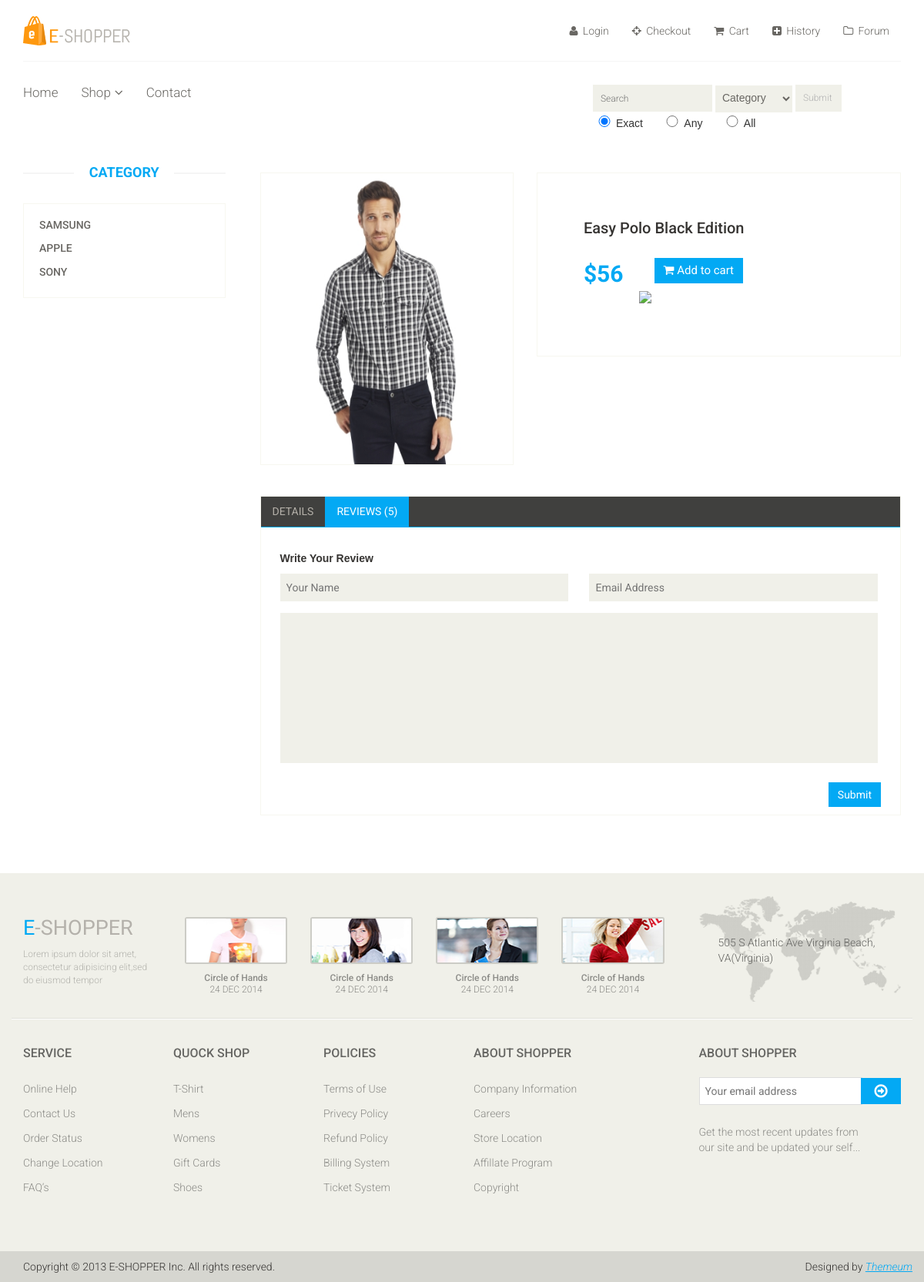
Page /product-details.php?index=1 on the committed database.
### tables this page shows
CREATE TABLE IF NOT EXISTS `category` (
  `ID` int(11) NOT NULL,
  `Name` varchar(15) NOT NULL
);

CREATE TABLE IF NOT EXISTS `item` (
  `ID` int(11) NOT NULL,
  `Name` varchar(45) DEFAULT NULL,
  `price` int(11) DEFAULT NULL,
  `image` varchar(100) DEFAULT NULL,
  `category` text NOT NULL,
  `Detail` varchar(1000) NOT NULL
);

### product-details.php (the view, shortened to what this page needs)
<?php
   include("header.php");
?>
<body>
	<section>
		<div class='container'>
			<div class='row'>
				<?php
                    include("sidebar.php");
                ?>
				<div class='col-sm-9 padding-right'>
					<div class='product-details'>
						<?php
							$i = $_REQUEST["index"];
							$sel=mysql_query("select * from item where ID = '$i'");
							$image = mysql_result($sel,0,"image");
							$name = mysql_result($sel,0,"Name");
							$price = mysql_result($sel,0,"price");
							$detail = mysql_result($sel,0,"Detail");
							echo("
							<div class='col-sm-5'>
								<div class='view-product'>
									<img src='$image' alt='' />
								</div>
							</div>
							<div class='col-sm-7'>
								<div id ='d1' class='product-information'>
									<h2>$name</h2>
									<span>
										<span>$$price</span>
										<button id='btaddtocart'  type='button' onclick='addtocart();' class='btn btn-fefault cart'>
											<i class='fa fa-shopping-cart'></i>
											Add to cart
										</button><br>
										<a target=\"_blank\" href=\"https://www.nganluong.vn/button_payment.php?receiver=(Email chính tài khoản nhận tiền)&product_name=(Mã đơn đặt hàng)&price=(Tổng giá trị)&return_url=(URL thanh toán thành công)&comments=(Ghi chú về đơn hàng)\" ><img src=\"https://www.nganluong.vn/data/images/buttons/11.gif\"  border=\"0\" /></a>
									</span>
								</div>
							</div>
						</div>
					<div class='category-tab shop-details-tab'>
						<div class='col-sm-12'>
							<ul class='nav nav-tabs'>
								<li><a href='#details' data-toggle='tab'>Details</a></li>
								<li class='active'><a href='#reviews' data-toggle='tab'>Reviews (5)</a></li>
							</ul>
						</div>
						<div class='tab-content'>
							<div class='tab-pane fade' id='details' >
								$detail
							</div>
						");
						?>
							<?php
								include("comment.php");
							?>
						</div>
					</div>
				</div>
			</div>
		</div>
	</section>
</body>
<?php
   include("footer.php");
?>

### sidebar.php (shortened to what this page needs)
<div class='col-sm-3'>
	<div class='left-sidebar'>
		<h2>Category</h2>
		<div class='panel-group category-products' id='accordian'>
			<?php
				$sel = mysql_query("select * from category");
				while($arr=mysql_fetch_array($sel))
				{
					$name = $arr["Name"];
					echo "
						<div class='panel panel-default'>
							<div class='panel-heading'>
								<h4 class='panel-title'><a href='shop.php?cat=$name&i=1'>$name</a></h4>
							</div>
						</div>
					";
				}
			?>
		</div>
	</div>
</div>

### css/main.css (style rules this page uses)
body { font-family: 'Tahoma', sans-serif; background:; position: relative; font-weight:400px; }
ul li { list-style: none; }
a { -webkit-transition: 300ms; -moz-transition: 300ms; -o-transition: 300ms; transition: 300ms; }
h1, h2, h3, h4, h5, h6 { font-family: 'Roboto', sans-serif; }
.category-products { border: 1px solid #F7F7F0; margin-bottom: 35px; padding-bottom: 20px; padding-top: 15px; }
.left-sidebar h2, .brands_products h2 { color: #03a9f4; font-family: 'Roboto', sans-serif; font-size: 18px; font-weight: 700; margin: 0 auto 30px; text-align: center; text-transform: uppercase; position: relative; z-index:3; }
.left-sidebar h2:after, h2.title:after { content: " "; position: absolute; border: 1px solid #f5f5f5; bottom:8px; left: 0; width: 100%; height: 0; z-index: -2; }
.left-sidebar h2:before { content: " "; position: absolute; background: #fff; bottom: -6px; width: 130px; height: 30px; z-index: -1; left: 50%; margin-left: -65px; }
.category-products .panel { background-color: #FFFFFF; border: 0px; border-radius: 0px; box-shadow:none; margin-bottom: 0px; }
.category-products .panel-default .panel-heading { background-color: #FFFFFF; border: 0 none; color: #FFFFFF; padding: 5px 20px; }
.category-products .panel-default .panel-heading .panel-title a { color: #696763; font-family: 'Roboto', sans-serif; font-size: 14px; text-decoration: none; text-transform: uppercase; }
.padding-right { padding-right: 0; }
.category-tab { overflow: hidden; }
.category-tab ul { background: #40403E; border-bottom: 1px solid #03a9f4; list-style: none outside none; margin: 0 0 30px; padding: 0; width: 100%; }
.category-tab ul li a { border: 0 none; border-radius: 0; color: #B3AFA8; display: block; font-family: 'Roboto', sans-serif; font-size: 14px; text-transform: uppercase; }
.nav-tabs li.active a, .nav-tabs li.active a:hover, .nav-tabs li.active a:focus { -moz-border-bottom-colors: none; -moz-border-left-colors: none; -moz-border-right-colors: none; -moz-border-top-colors: none; background-color: #03a9f4; border:0px; color: #FFFFFF; cursor: default; margin-right:0; margin-left:0; }
.nav-tabs li a { border: 1px solid rgba(0, 0, 0, 0); border-radius: 4px 4px 0 0; line-height: 1.42857; margin-right:0; }
.product-details { overflow:hidden; }
.product-details { margin-bottom: 40px; overflow: hidden; margin-top: 10px; }
.view-product { position: relative; }
.view-product img { border: 1px solid #F7F7F0; height: 380px; width: 100%; }
.product-information { border: 1px solid #F7F7F0; overflow: hidden; padding-bottom: 60px; padding-left: 60px; padding-top: 60px; position: relative; }
.product-information h2 { color: #363432; font-family: 'Roboto', sans-serif; font-size: 20px; margin-top: 0; }
.product-information span { display: inline-block; margin-bottom: 8px; margin-top: 18px; }
.product-information span span { color: #03a9f4; float: left; font-family: 'Roboto', sans-serif; font-size: 30px; font-weight: 700; margin-right: 20px; margin-top: 0px; }
.cart { background: #03a9f4; border: 0 none; border-radius: 0; color: #FFFFFF; font-family: 'Roboto', sans-serif; font-size: 15px; margin-bottom: 10px; margin-left: 20px; }
.shop-details-tab { border: 1px solid #F7F7F0; margin-bottom: 75px; margin-left: 15px; margin-right: 15px; padding-bottom: 10px; }
.shop-details-tab .col-sm-12 { padding-left: 0; padding-right: 0; }

### rows in the picture
category: Name "SAMSUNG"
category: Name "APPLE"
category: Name "SONY"
item: image (picture), Name "Easy Polo Black Edition", price "56"
